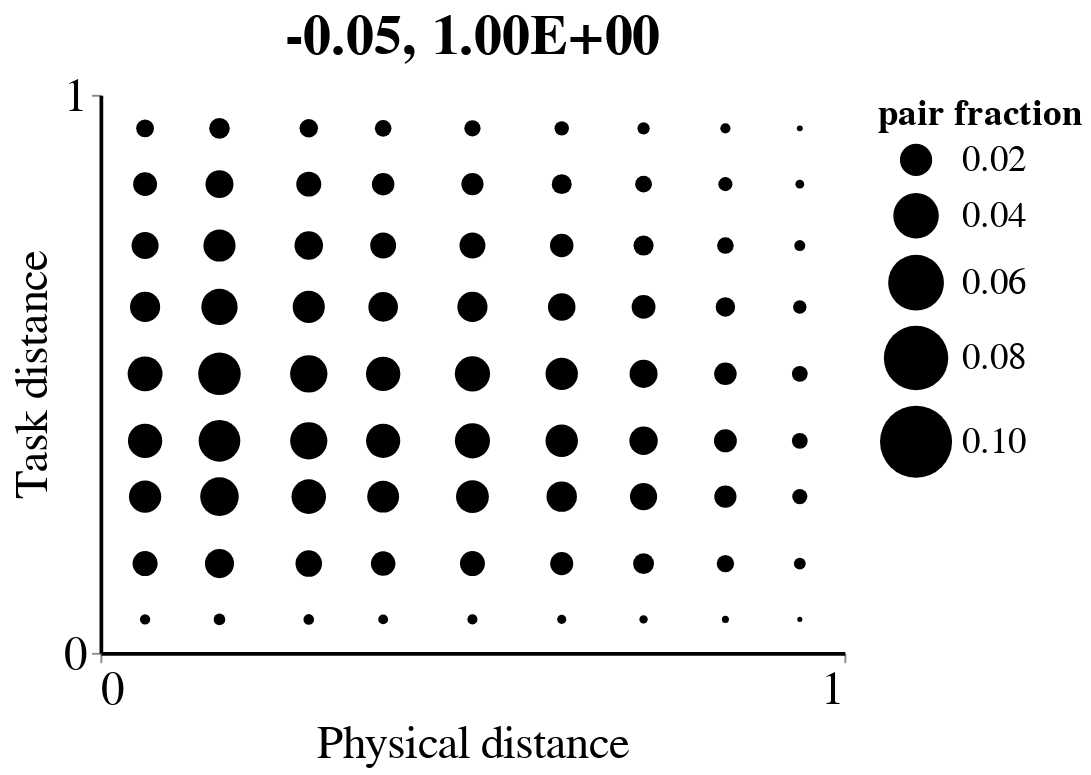

Here is the notebook cell this chart was saved with:
### Markdown cell above
### Correlation of task distances vs physical distances

### Code cell
# compute correlation of pairwise task and spatial distances
n_shuff = 1000
comp_null = True

G = adata.obsm['tasks'].values
L = adata.obs[['x','y']].values
p = P.pl.plot_task_phys(G, L, comp_null=comp_null, n_shuff=n_shuff)

p.display()
if save:
    p.save(os.path.join(outdir, f'pairs_dist_{data}.png'), scale_factor=5)

### Figure 1 — Vega-Lite specification as saved in the notebook (floating-point values rounded to 4 significant figures)
{"config": {"view": {"continuousWidth": 400, "continuousHeight": 300, "strokeOpacity": 0}, "axis": {"domainColor": "black", "domainWidth": 2, "labelFontSize": 25, "titleFontSize": 25, "titleFontWeight": "normal"}, "legend": {"labelFontSize": 20, "titleFontSize": 20}, "title": {"fontSize": 30}}, "data": {"name": "data-bda17484eeb983de5b0ddd342697b0ec"}, "mark": {"type": "circle", "aspect": true}, "encoding": {"color": {"value": "black"}, "opacity": {"value": 1}, "size": {"field": "pair fraction", "legend": {"tickCount": 5}, "scale": {"domain": [0, 0.1], "range": [0, 1500]}, "type": "quantitative"}, "x": {"axis": {"grid": false, "tickCount": 1}, "field": "phys dist bined", "title": "Physical distance", "type": "quantitative"}, "y": {"axis": {"grid": false, "tickCount": 1}, "field": "task dist bined", "title": "Task distance", "type": "quantitative"}}, "title": "-0.05, 1.00E+00", "$schema": "https://vega.github.io/schema/vega-lite/v4.17.0.json", "datasets": {"data-bda17484eeb983de5b0ddd342697b0ec": [{"phys dist bined": 0.06, "task dist bined": 0.06, "num pairs": 6698, "pair fraction": 0.002046}, {"phys dist bined": 0.06, "task dist bined": 0.16, "num pairs": 39536, "pair fraction": 0.01208}, {"phys dist bined": 0.06, "task dist bined": 0.28, "num pairs": 65907, "pair fraction": 0.02014}, {"phys dist bined": 0.06, "task dist bined": 0.38, "num pairs": 74478, "pair fraction": 0.02276}, {"phys dist bined": 0.06, "task dist bined": 0.5, "num pairs": 76903, "pair fraction": 0.0235}, {"phys dist bined": 0.06, "task dist bined": 0.62, "num pairs": 57388, "pair fraction": 0.01753}, {"phys dist bined": 0.06, "task dist bined": 0.73, "num pairs": 46189, "pair fraction": 0.01411}, {"phys dist bined": 0.06, "task dist bined": 0.84, "num pairs": 35902, "pair fraction": 0.01097}, {"phys dist bined": 0.06, "task dist bined": 0.94, "num pairs": 19989, "pair fraction": 0.006107}, {"phys dist bined": 0.16, "task dist bined": 0.06, "num pairs": 8591, "pair fraction": 0.002625}, {"phys dist bined": 0.16, "task dist bined": 0.16, "num pairs": 53455, "pair fraction": 0.01633}, {"phys dist bined": 0.16, "task dist bined": 0.28, "num pairs": 93733, "pair fraction": 0.02864}, {"phys dist bined": 0.16, "task dist bined": 0.38, "num pairs": 109449, "pair fraction": 0.03344}, {"phys dist bined": 0.16, "task dist bined": 0.5, "num pairs": 114075, "pair fraction": 0.03485}, {"phys dist bined": 0.16, "task dist bined": 0.62, "num pairs": 82992, "pair fraction": 0.02536}, {"phys dist bined": 0.16, "task dist bined": 0.73, "num pairs": 65213, "pair fraction": 0.01992}, {"phys dist bined": 0.16, "task dist bined": 0.84, "num pairs": 49335, "pair fraction": 0.01507}, {"phys dist bined": 0.16, "task dist bined": 0.94, "num pairs": 26809, "pair fraction": 0.008191}, {"phys dist bined": 0.28, "task dist bined": 0.06, "num pairs": 7109, "pair fraction": 0.002172}, {"phys dist bined": 0.28, "task dist bined": 0.16, "num pairs": 44415, "pair fraction": 0.01357}, {"phys dist bined": 0.28, "task dist bined": 0.28, "num pairs": 75246, "pair fraction": 0.02299}, {"phys dist bined": 0.28, "task dist bined": 0.38, "num pairs": 87455, "pair fraction": 0.02672}, {"phys dist bined": 0.28, "task dist bined": 0.5, "num pairs": 88190, "pair fraction": 0.02695}, {"phys dist bined": 0.28, "task dist bined": 0.62, "num pairs": 64937, "pair fraction": 0.01984}, {"phys dist bined": 0.28, "task dist bined": 0.73, "num pairs": 51340, "pair fraction": 0.01569}, {"phys dist bined": 0.28, "task dist bined": 0.84, "num pairs": 39174, "pair fraction": 0.01197}, {"phys dist bined": 0.28, "task dist bined": 0.94, "num pairs": 21469, "pair fraction": 0.00656}, {"phys dist bined": 0.38, "task dist bined": 0.06, "num pairs": 6090, "pair fraction": 0.001861}, {"phys dist bined": 0.38, "task dist bined": 0.16, "num pairs": 37983, "pair fraction": 0.01161}, {"phys dist bined": 0.38, "task dist bined": 0.28, "num pairs": 64189, "pair fraction": 0.01961}, {"phys dist bined": 0.38, "task dist bined": 0.38, "num pairs": 73764, "pair fraction": 0.02254}, {"phys dist bined": 0.38, "task dist bined": 0.5, "num pairs": 74715, "pair fraction": 0.02283}, {"phys dist bined": 0.38, "task dist bined": 0.62, "num pairs": 55122, "pair fraction": 0.01684}, {"phys dist bined": 0.38, "task dist bined": 0.73, "num pairs": 42300, "pair fraction": 0.01292}, {"phys dist bined": 0.38, "task dist bined": 0.84, "num pairs": 31918, "pair fraction": 0.009752}, {"phys dist bined": 0.38, "task dist bined": 0.94, "num pairs": 17529, "pair fraction": 0.005356}, {"phys dist bined": 0.5, "task dist bined": 0.06, "num pairs": 6346, "pair fraction": 0.001939}, {"phys dist bined": 0.5, "task dist bined": 0.16, "num pairs": 39350, "pair fraction": 0.01202}, {"phys dist bined": 0.5, "task dist bined": 0.28, "num pairs": 68177, "pair fraction": 0.02083}, {"phys dist bined": 0.5, "task dist bined": 0.38, "num pairs": 77973, "pair fraction": 0.02382}, {"phys dist bined": 0.5, "task dist bined": 0.5, "num pairs": 78465, "pair fraction": 0.02397}, {"phys dist bined": 0.5, "task dist bined": 0.62, "num pairs": 57401, "pair fraction": 0.01754}, {"phys dist bined": 0.5, "task dist bined": 0.73, "num pairs": 42483, "pair fraction": 0.01298}, {"phys dist bined": 0.5, "task dist bined": 0.84, "num pairs": 30867, "pair fraction": 0.009431}, {"phys dist bined": 0.5, "task dist bined": 0.94, "num pairs": 16697, "pair fraction": 0.005101}, {"phys dist bined": 0.62, "task dist bined": 0.06, "num pairs": 5270, "pair fraction": 0.00161}, {"phys dist bined": 0.62, "task dist bined": 0.16, "num pairs": 33668, "pair fraction": 0.01029}, {"phys dist bined": 0.62, "task dist bined": 0.28, "num pairs": 58507, "pair fraction": 0.01788}, {"phys dist bined": 0.62, "task dist bined": 0.38, "num pairs": 66257, "pair fraction": 0.02024}, {"phys dist bined": 0.62, "task dist bined": 0.5, "num pairs": 66115, "pair fraction": 0.0202}, {"phys dist bined": 0.62, "task dist bined": 0.62, "num pairs": 47833, "pair fraction": 0.01461}, {"phys dist bined": 0.62, "task dist bined": 0.73, "num pairs": 34840, "pair fraction": 0.01064}, {"phys dist bined": 0.62, "task dist bined": 0.84, "num pairs": 25077, "pair fraction": 0.007662}, {"phys dist bined": 0.62, "task dist bined": 0.94, "num pairs": 13042, "pair fraction": 0.003985}, {"phys dist bined": 0.73, "task dist bined": 0.06, "num pairs": 4434, "pair fraction": 0.001355}, {"phys dist bined": 0.73, "task dist bined": 0.16, "num pairs": 27542, "pair fraction": 0.008415}, {"phys dist bined": 0.73, "task dist bined": 0.28, "num pairs": 46648, "pair fraction": 0.01425}, {"phys dist bined": 0.73, "task dist bined": 0.38, "num pairs": 51006, "pair fraction": 0.01558}, {"phys dist bined": 0.73, "task dist bined": 0.5, "num pairs": 49609, "pair fraction": 0.01516}, {"phys dist bined": 0.73, "task dist bined": 0.62, "num pairs": 35813, "pair fraction": 0.01094}, {"phys dist bined": 0.73, "task dist bined": 0.73, "num pairs": 25563, "pair fraction": 0.00781}, {"phys dist bined": 0.73, "task dist bined": 0.84, "num pairs": 17935, "pair fraction": 0.00548}, {"phys dist bined": 0.73, "task dist bined": 0.94, "num pairs": 9398, "pair fraction": 0.002871}, {"phys dist bined": 0.84, "task dist bined": 0.06, "num pairs": 3114, "pair fraction": 0.0009514}, {"phys dist bined": 0.84, "task dist bined": 0.16, "num pairs": 19100, "pair fraction": 0.005836}, {"phys dist bined": 0.84, "task dist bined": 0.28, "num pairs": 31181, "pair fraction": 0.009527}, {"phys dist bined": 0.84, "task dist bined": 0.38, "num pairs": 33131, "pair fraction": 0.01012}, {"phys dist bined": 0.84, "task dist bined": 0.5, "num pairs": 31982, "pair fraction": 0.009772}, {"phys dist bined": 0.84, "task dist bined": 0.62, "num pairs": 23952, "pair fraction": 0.007318}, {"phys dist bined": 0.84, "task dist bined": 0.73, "num pairs": 17522, "pair fraction": 0.005354}, {"phys dist bined": 0.84, "task dist bined": 0.84, "num pairs": 12479, "pair fraction": 0.003813}, {"phys dist bined": 0.84, "task dist bined": 0.94, "num pairs": 6532, "pair fraction": 0.001996}, {"phys dist bined": 0.94, "task dist bined": 0.06, "num pairs": 1619, "pair fraction": 0.0004947}, {"phys dist bined": 0.94, "task dist bined": 0.16, "num pairs": 8917, "pair fraction": 0.002724}, {"phys dist bined": 0.94, "task dist bined": 0.28, "num pairs": 14479, "pair fraction": 0.004424}, {"phys dist bined": 0.94, "task dist bined": 0.38, "num pairs": 15791, "pair fraction": 0.004825}, {"phys dist bined": 0.94, "task dist bined": 0.5, "num pairs": 15803, "pair fraction": 0.004828}, {"phys dist bined": 0.94, "task dist bined": 0.62, "num pairs": 11438, "pair fraction": 0.003495}, {"phys dist bined": 0.94, "task dist bined": 0.73, "num pairs": 7623, "pair fraction": 0.002329}, {"phys dist bined": 0.94, "task dist bined": 0.84, "num pairs": 4845, "pair fraction": 0.00148}, {"phys dist bined": 0.94, "task dist bined": 0.94, "num pairs": 2185, "pair fraction": 0.0006676}]}}
